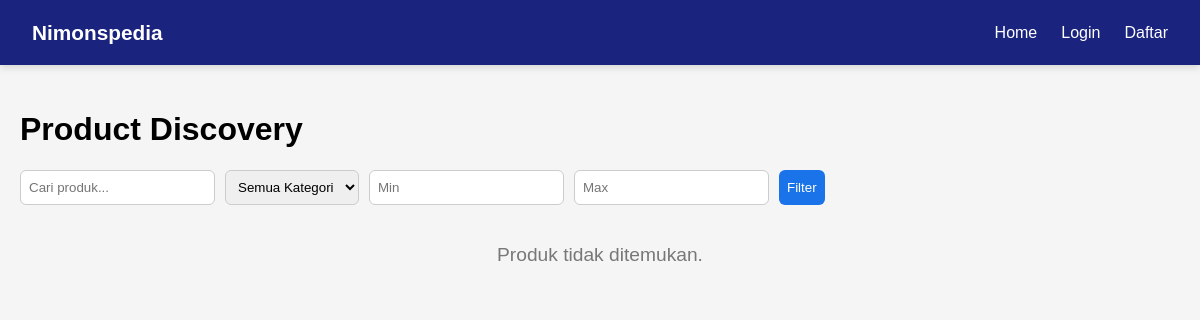
/php/src/public/buyer/dashboard.php, run on an earlier commit of the app's database.
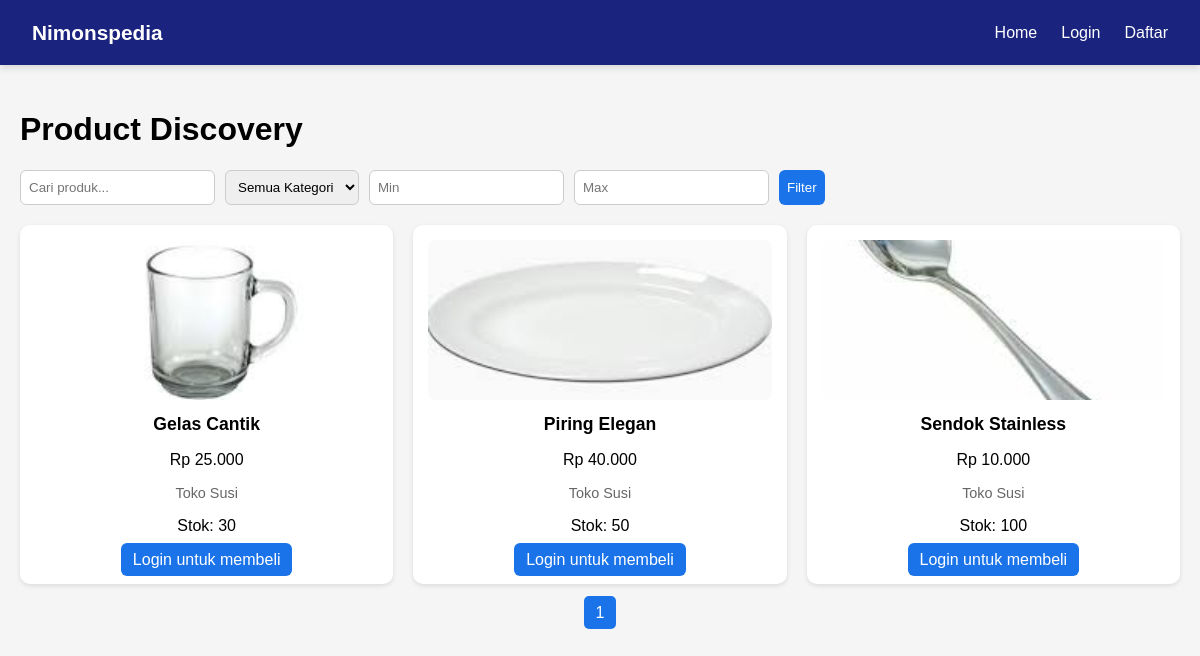
And on a later commit of the database.
### tables this page shows
CREATE TABLE IF NOT EXISTS products (
    product_id INT AUTO_INCREMENT PRIMARY KEY,
    store_id INT NOT NULL,
    product_name VARCHAR(255) NOT NULL,
    description TEXT,
    price INT NOT NULL,
    stock INT DEFAULT 0,
    main_image_path VARCHAR(255),
    created_at DATETIME DEFAULT CURRENT_TIMESTAMP,
    updated_at DATETIME DEFAULT CURRENT_TIMESTAMP ON UPDATE CURRENT_TIMESTAMP,
    deleted_at DATETIME DEFAULT NULL,
    FOREIGN KEY (store_id) REFERENCES stores(store_id)
);

CREATE TABLE IF NOT EXISTS stores (
    store_id INT AUTO_INCREMENT PRIMARY KEY,
    user_id INT NOT NULL UNIQUE,
    store_name VARCHAR(255) NOT NULL UNIQUE,
    store_description TEXT,
    store_logo_path VARCHAR(255),
    balance INT DEFAULT 0,
    created_at DATETIME DEFAULT CURRENT_TIMESTAMP,
    updated_at DATETIME DEFAULT CURRENT_TIMESTAMP ON UPDATE CURRENT_TIMESTAMP,
    FOREIGN KEY (user_id) REFERENCES users(user_id)
);

### php/src/app/utils/pagination.php (called while the page is built)
<?php
function paginate($conn, $query, $perPage = 10, $page = 1) {
    $offset = ($page - 1) * $perPage;
    $result = $conn->query("$query LIMIT $offset, $perPage");
    return $result;
}
function getTotalPages($conn, $table, $perPage = 10) {
    $res = $conn->query("SELECT COUNT(*) as total FROM $table");
    $row = $res->fetch_assoc();
    return ceil($row['total'] / $perPage);
}
?>

### php/src/public/buyer/dashboard.php (the view, shortened to what this page needs)
<?php
include_once(__DIR__ . '/../../app/config/db.php');
include_once(__DIR__ . '/../../app/utils/pagination.php');
$page = isset($_GET['page']) ? max((int)$_GET['page'], 1) : 1;
$perPage = 12;
$where = ["p.deleted_at IS NULL"];
$join = "INNER JOIN stores s ON p.store_id = s.store_id";
$whereSQL = implode(' AND ', $where);
$sql = "SELECT p.*, s.store_name, s.store_logo_path
        FROM products p
        $join
        WHERE $whereSQL
        ORDER BY p.created_at DESC";
$products = paginate($conn, $sql, $perPage, $page);
$totalPages = getTotalPages($conn, "($sql) AS sub", $perPage);
?>
<!DOCTYPE html>
<html lang="en">
  <head>
    <link rel="stylesheet" href="../assets/css/buyerDashboard.css">
  </head>
  <body>
  <?php include_once(__DIR__ . '/../../app/components/navbar.php'); ?>
    <div class="container">
      <h1>Product Discovery</h1>
      <div class="filters">
        <input type="text" id="search" placeholder="Cari produk..." value="<?= htmlspecialchars($_GET['search'] ?? '') ?>">
        <select id="category">
          <option value="">Semua Kategori</option>
        </select>
        <input type="number" id="min_price" placeholder="Min" value="<?= htmlspecialchars($_GET['min_price'] ?? '') ?>">
        <input type="number" id="max_price" placeholder="Max" value="<?= htmlspecialchars($_GET['max_price'] ?? '') ?>">
        <button id="filter-btn">Filter</button>
      </div>
      <div class="product-grid" id="product-grid">
        <?php if($products->num_rows === 0): ?>
          <p class="empty-state">Produk tidak ditemukan.</p>
        <?php else: ?>
          <?php while ($p = $products->fetch_assoc()):
            $outOfStock = $p['stock'] == 0;
          ?>
          <div class="product-card <?= $outOfStock ? 'out-of-stock' : '' ?>">
              <img loading="lazy" src="<?= htmlspecialchars($p['main_image_path'] ?: '../assets/images/default-product.png') ?>" alt="Product Image">
              <h3><?= htmlspecialchars($p['product_name']) ?></h3>
              <p>Rp <?= number_format($p['price'], 0, ',', '.') ?></p>
              <p class="seller-name"><?= htmlspecialchars($p['store_name'] ?? 'Toko Tidak Diketahui') ?></p>
              <p class="stock-info">
                  <?= $outOfStock ? 'Stok Habis' : 'Stok: ' . htmlspecialchars($p['stock']) ?>
              </p>
              <?php if (!$outOfStock && $role === 'BUYER'): ?>
                  <form action="/buyer/add_to_cart.php" method="POST">
                      <input type="hidden" name="product_id" value="<?= $p['product_id'] ?>">
                      <button type="submit" class="btn">Add to Cart</button>
                  </form>
              <?php elseif ($outOfStock): ?>
                  <span class="stock-label">Stok Habis</span>
              <?php else: ?>
                  <a href="/authentication/login.php" class="btn btn-secondary">Login untuk membeli</a>
              <?php endif; ?>
          </div>
          <?php endwhile; ?>
        <?php endif; ?>
      </div>
      <div class="pagination">
        <?php for ($i = 1; $i <= $totalPages; $i++): ?>
          <a href="?<?= http_build_query(array_merge($_GET, ['page'=>$i])) ?>" class="<?= $i == $page ? 'active' : '' ?>"><?= $i ?></a>
        <?php endfor; ?>
      </div>
    </div>
  </body>
</html>

### php/src/app/components/navbar.php (shortened to what this page needs)
<?php
$role = $_SESSION['role'] ?? null;
?>
<link rel="stylesheet" href="/assets/css/navbar.css">
<nav>
    <div class="nav-left">
        <?php if ($role === 'SELLER'): ?>
        <a href="/seller/dashboard.php">Nimonspedia</a>
        <?php elseif ($role === 'BUYER'): ?>
        <a href="/buyer/dashboard.php">Nimonspedia</a>
        <?php else: ?>
        <a href="/index.php">Nimonspedia</a>
        <?php endif; ?>
    </div>
    <div class="nav-right">
        <?php if (!$role): ?>
            <a href="/buyer/dashboard.php">Home</a>
            <a href="/authentication/login.php">Login</a>
            <a href="/authentication/register.php">Daftar</a>
        <?php endif; ?>
    </div>
</nav>

### php/src/public/assets/css/buyerDashboard.css (style rules this page uses)
body { font-family: Arial, sans-serif; background-color: #f5f5f5; margin: 0; padding: 0; }
.container { max-width: 1200px; margin: 0 auto; padding: 20px; }
.filters { display: flex; flex-wrap: wrap; gap: 10px; margin-bottom: 20px; }
.filters input, .filters select, .filters button { padding: 8px; border-radius: 6px; border: 1px solid #ccc; }
.filters button { background-color: #1a73e8; color: white; border: none; cursor: pointer; }
.product-grid { display: grid; grid-template-columns: repeat(auto-fit, minmax(220px, 1fr)); gap: 20px; }
.product-card { background: white; border-radius: 10px; padding: 15px; text-align: center; box-shadow: 0 2px 5px rgba(0,0,0,0.1); position: relative; }
.product-card img { width: 100%; height: 160px; object-fit: cover; border-radius: 8px; }
.product-card h3 { font-size: 1.1em; margin: 10px 0; }
.product-card .seller-name { font-size: 0.9em; color: #666; margin-bottom: 10px; }
.product-card button, .product-card a.btn { background-color: #1a73e8; color: white; border: none; padding: 8px 12px; border-radius: 6px; cursor: pointer; text-decoration: none; }
.pagination { text-align: center; margin: 20px 0; }
.pagination a { margin: 0 5px; padding: 8px 12px; border-radius: 5px; text-decoration: none; background: #ddd; color: #333; }
.pagination a.active { background: #1a73e8; color: white; }
.empty-state { text-align: center; grid-column: 1 / -1; font-size: 1.2em; color: #777; }

### php/src/public/assets/css/navbar.css (style rules this page uses)
nav { background-color: #1a237e; color: white; display: flex; justify-content: space-between; align-items: center; padding: 0.8rem 2rem; font-family: Arial, sans-serif; position: fixed; top: 0; left: 0; width: 100%; height: 65px; z-index: 1000; box-shadow: 0 2px 8px rgba(0, 0, 0, 0.15); box-sizing: border-box; }
body { margin: 0; padding-top: 70px; }
.nav-left a { color: white; text-decoration: none; font-weight: bold; margin-right: 25px; font-size: 1.3rem; transition: color 0.2s; }
.nav-right { display: flex; align-items: center; gap: 1.5rem; flex-wrap: nowrap; }
.nav-right a { color: white; text-decoration: none; font-size: 1rem; transition: color 0.2s; display: flex; align-items: center; }

What changed in the data, as far as the page shows it:
added products: main_image_path (picture), product_name "Gelas Cantik", price "25.000", store.store_name "Toko Susi", stock "30", shows "Login untuk membeli"
added products: main_image_path (picture), product_name "Piring Elegan", price "40.000", store.store_name "Toko Susi", stock "50", shows "Login untuk membeli"
added products: main_image_path (picture), product_name "Sendok Stainless", price "10.000", store.store_name "Toko Susi", stock "100", shows "Login untuk membeli"
Also different on the page:
new list line: "1"
text no longer shown: "Produk tidak ditemukan."
